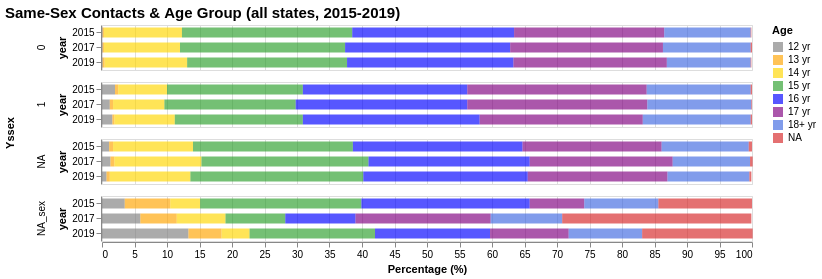

Vega-Lite specification for this chart:
### Vega-Lite specification from a JSON file in a GitHub repository (floating-point values rounded to 4 significant figures)
{"config": {"view": {"continuousWidth": 400, "continuousHeight": 300}, "range": {"category": ["gray", "orange", "gold", "#2ca02c", "blue", "purple", "royalblue", "#d62728"]}, "title": {"fontSize": 15}}, "data": {"name": "data-fe98b578bc2fb1ccd23d43f0a09985db"}, "mark": {"type": "bar", "opacity": 0.66, "size": 10}, "encoding": {"color": {"field": "Age", "sort": {"field": "order", "order": "ascending"}, "type": "nominal"}, "order": {"field": "order", "type": "nominal"}, "row": {"field": "Yssex", "spacing": 10, "type": "nominal"}, "tooltip": [{"field": "state", "title": "State", "type": "nominal"}, {"field": "year", "title": "Year", "type": "ordinal"}, {"field": "Age", "title": "Age", "type": "nominal"}, {"field": "percent", "title": "Percent (%)", "type": "quantitative"}], "x": {"aggregate": "sum", "axis": {"title": "Percentage (%)"}, "field": "percent", "scale": {"domainMax": 100}, "type": "quantitative"}, "y": {"field": "year", "type": "ordinal"}}, "height": 45, "selection": {"selector006": {"type": "interval", "bind": "scales", "encodings": ["x", "y"]}}, "title": "Same-Sex Contacts & Age Group (all states, 2015-2019)", "transform": [{"calculate": "[datum.age]", "as": "order"}], "width": 650, "$schema": "https://vega.github.io/schema/vega-lite/v4.17.0.json", "datasets": {"data-fe98b578bc2fb1ccd23d43f0a09985db": [{"year": 2015, "Yssex": "0", "Age": "12 yr", "percent": 0.1}, {"year": 2015, "Yssex": "0", "Age": "13 yr", "percent": 0.2}, {"year": 2015, "Yssex": "0", "Age": "14 yr", "percent": 12.0}, {"year": 2015, "Yssex": "0", "Age": "15 yr", "percent": 26.2}, {"year": 2015, "Yssex": "0", "Age": "16 yr", "percent": 24.9}, {"year": 2015, "Yssex": "0", "Age": "17 yr", "percent": 23.1}, {"year": 2015, "Yssex": "0", "Age": "18+ yr", "percent": 13.3}, {"year": 2015, "Yssex": "0", "Age": "NA", "percent": 0.1}, {"year": 2015, "Yssex": "1", "Age": "12 yr", "percent": 2.0}, {"year": 2015, "Yssex": "1", "Age": "13 yr", "percent": 0.5}, {"year": 2015, "Yssex": "1", "Age": "14 yr", "percent": 7.5}, {"year": 2015, "Yssex": "1", "Age": "15 yr", "percent": 20.9}, {"year": 2015, "Yssex": "1", "Age": "16 yr", "percent": 25.3}, {"year": 2015, "Yssex": "1", "Age": "17 yr", "percent": 27.6}, {"year": 2015, "Yssex": "1", "Age": "18+ yr", "percent": 16.0}, {"year": 2015, "Yssex": "1", "Age": "NA", "percent": 0.2}, {"year": 2015, "Yssex": "NA", "Age": "12 yr", "percent": 1.1}, {"year": 2015, "Yssex": "NA", "Age": "13 yr", "percent": 0.6}, {"year": 2015, "Yssex": "NA", "Age": "14 yr", "percent": 12.3}, {"year": 2015, "Yssex": "NA", "Age": "15 yr", "percent": 24.6}, {"year": 2015, "Yssex": "NA", "Age": "16 yr", "percent": 26.1}, {"year": 2015, "Yssex": "NA", "Age": "17 yr", "percent": 21.4}, {"year": 2015, "Yssex": "NA", "Age": "18+ yr", "percent": 13.4}, {"year": 2015, "Yssex": "NA", "Age": "NA", "percent": 0.5}, {"year": 2015, "Yssex": "NA_sex", "Age": "12 yr", "percent": 3.5}, {"year": 2015, "Yssex": "NA_sex", "Age": "13 yr", "percent": 7.0}, {"year": 2015, "Yssex": "NA_sex", "Age": "14 yr", "percent": 4.6}, {"year": 2015, "Yssex": "NA_sex", "Age": "15 yr", "percent": 24.8}, {"year": 2015, "Yssex": "NA_sex", "Age": "16 yr", "percent": 25.9}, {"year": 2015, "Yssex": "NA_sex", "Age": "17 yr", "percent": 8.4}, {"year": 2015, "Yssex": "NA_sex", "Age": "18+ yr", "percent": 11.4}, {"year": 2015, "Yssex": "NA_sex", "Age": "NA", "percent": 14.4}, {"year": 2017, "Yssex": "0", "Age": "12 yr", "percent": 0.1}, {"year": 2017, "Yssex": "0", "Age": "13 yr", "percent": 0.2}, {"year": 2017, "Yssex": "0", "Age": "14 yr", "percent": 11.7}, {"year": 2017, "Yssex": "0", "Age": "15 yr", "percent": 25.4}, {"year": 2017, "Yssex": "0", "Age": "16 yr", "percent": 25.4}, {"year": 2017, "Yssex": "0", "Age": "17 yr", "percent": 23.5}, {"year": 2017, "Yssex": "0", "Age": "18+ yr", "percent": 13.5}, {"year": 2017, "Yssex": "0", "Age": "NA", "percent": 0.2}, {"year": 2017, "Yssex": "1", "Age": "12 yr", "percent": 1.2}, {"year": 2017, "Yssex": "1", "Age": "13 yr", "percent": 0.5}, {"year": 2017, "Yssex": "1", "Age": "14 yr", "percent": 7.9}, {"year": 2017, "Yssex": "1", "Age": "15 yr", "percent": 20.2}, {"year": 2017, "Yssex": "1", "Age": "16 yr", "percent": 26.4}, {"year": 2017, "Yssex": "1", "Age": "17 yr", "percent": 27.7}, {"year": 2017, "Yssex": "1", "Age": "18+ yr", "percent": 16.0}, {"year": 2017, "Yssex": "1", "Age": "NA", "percent": 0.1}, {"year": 2017, "Yssex": "NA", "Age": "12 yr", "percent": 1.3}, {"year": 2017, "Yssex": "NA", "Age": "13 yr", "percent": 0.6}, {"year": 2017, "Yssex": "NA", "Age": "14 yr", "percent": 13.4}, {"year": 2017, "Yssex": "NA", "Age": "15 yr", "percent": 25.7}, {"year": 2017, "Yssex": "NA", "Age": "16 yr", "percent": 24.8}, {"year": 2017, "Yssex": "NA", "Age": "17 yr", "percent": 22.0}, {"year": 2017, "Yssex": "NA", "Age": "18+ yr", "percent": 11.9}, {"year": 2017, "Yssex": "NA", "Age": "NA", "percent": 0.4}, {"year": 2017, "Yssex": "NA_sex", "Age": "12 yr", "percent": 5.9}, {"year": 2017, "Yssex": "NA_sex", "Age": "13 yr", "percent": 5.6}, {"year": 2017, "Yssex": "NA_sex", "Age": "14 yr", "percent": 7.5}, {"year": 2017, "Yssex": "NA_sex", "Age": "15 yr", "percent": 9.2}, {"year": 2017, "Yssex": "NA_sex", "Age": "16 yr", "percent": 10.8}, {"year": 2017, "Yssex": "NA_sex", "Age": "17 yr", "percent": 20.8}, {"year": 2017, "Yssex": "NA_sex", "Age": "18+ yr", "percent": 11.0}, {"year": 2017, "Yssex": "NA_sex", "Age": "NA", "percent": 29.1}, {"year": 2019, "Yssex": "0", "Age": "12 yr", "percent": 0.1}, {"year": 2019, "Yssex": "0", "Age": "13 yr", "percent": 0.3}, {"year": 2019, "Yssex": "0", "Age": "14 yr", "percent": 12.7}, {"year": 2019, "Yssex": "0", "Age": "15 yr", "percent": 24.6}, {"year": 2019, "Yssex": "0", "Age": "16 yr", "percent": 25.6}, {"year": 2019, "Yssex": "0", "Age": "17 yr", "percent": 23.6}, {"year": 2019, "Yssex": "0", "Age": "18+ yr", "percent": 12.9}, {"year": 2019, "Yssex": "0", "Age": "NA", "percent": 0.1}, {"year": 2019, "Yssex": "1", "Age": "12 yr", "percent": 1.6}, {"year": 2019, "Yssex": "1", "Age": "13 yr", "percent": 0.3}, {"year": 2019, "Yssex": "1", "Age": "14 yr", "percent": 9.3}, {"year": 2019, "Yssex": "1", "Age": "15 yr", "percent": 19.7}, {"year": 2019, "Yssex": "1", "Age": "16 yr", "percent": 27.2}, {"year": 2019, "Yssex": "1", "Age": "17 yr", "percent": 25.1}, {"year": 2019, "Yssex": "1", "Age": "18+ yr", "percent": 16.6}, {"year": 2019, "Yssex": "1", "Age": "NA", "percent": 0.2}, {"year": 2019, "Yssex": "NA", "Age": "12 yr", "percent": 0.7}, {"year": 2019, "Yssex": "NA", "Age": "13 yr", "percent": 0.5}, {"year": 2019, "Yssex": "NA", "Age": "14 yr", "percent": 12.4}, {"year": 2019, "Yssex": "NA", "Age": "15 yr", "percent": 26.6}, {"year": 2019, "Yssex": "NA", "Age": "16 yr", "percent": 25.3}, {"year": 2019, "Yssex": "NA", "Age": "17 yr", "percent": 21.5}, {"year": 2019, "Yssex": "NA", "Age": "18+ yr", "percent": 12.6}, {"year": 2019, "Yssex": "NA", "Age": "NA", "percent": 0.3}, {"year": 2019, "Yssex": "NA_sex", "Age": "12 yr", "percent": 13.3}, {"year": 2019, "Yssex": "NA_sex", "Age": "13 yr", "percent": 5.1}, {"year": 2019, "Yssex": "NA_sex", "Age": "14 yr", "percent": 4.3}, {"year": 2019, "Yssex": "NA_sex", "Age": "15 yr", "percent": 19.3}, {"year": 2019, "Yssex": "NA_sex", "Age": "16 yr", "percent": 17.7}, {"year": 2019, "Yssex": "NA_sex", "Age": "17 yr", "percent": 12.1}, {"year": 2019, "Yssex": "NA_sex", "Age": "18+ yr", "percent": 11.3}, {"year": 2019, "Yssex": "NA_sex", "Age": "NA", "percent": 17.0}]}}
